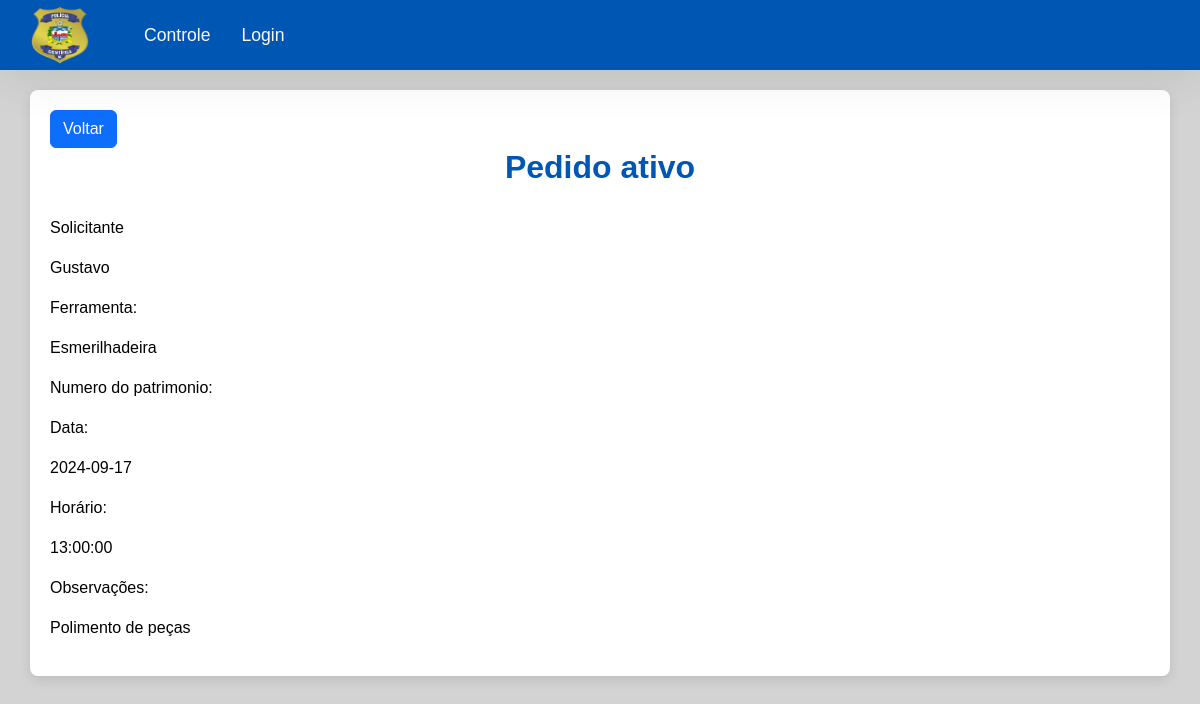
The app's page /show.php?id=7 with its own data.
### tables this page shows
CREATE TABLE `stocks` (
  `id` int(10) UNSIGNED NOT NULL,
  `name` varchar(150) NOT NULL,
  `tool` varchar(20) NOT NULL,
  `observation` text DEFAULT NULL,
  `date_retirada` date NOT NULL,
  `time_retirada` time NOT NULL,
  `date_devolucao` date DEFAULT NULL,
  `time_devolucao` time DEFAULT NULL,
  `devolvido` tinyint(1) NOT NULL,
  `apagado` tinyint(1) NOT NULL,
  `patrimonio` int(11) DEFAULT NULL
);

### config/process.php (called while the page is built, shortened)
<?php
  include_once("connection.php");
  include_once("url.php");
  $data = $_POST;
  if(!empty($data)) {
    if($data["type"] === "create") {
      $name = $data["name"];
      $tool = $data["tool"];
      $patrimonio = $data["patrimonio"];
      $observation = $data["observation"];
      $date_retirada = $data["date_retirada"];
      $time_retirada = $data["time_retirada"];
      $query = "INSERT INTO stocks (name, tool, patrimonio, observation, date_retirada, time_retirada) VALUES (:name, :tool,:patrimonio, :observation, :date_retirada, :time_retirada)";
      $stmt = $conn->prepare($query);
      $stmt->bindParam(":name", $name);
      $stmt->bindParam(":patrimonio", $patrimonio);
      $stmt->bindParam(":tool", $tool);
      $stmt->bindParam(":observation", $observation);
      $stmt->bindParam(param: ":date_retirada", var: $date_retirada);
      $stmt->bindParam(param: ":time_retirada", var: $time_retirada);
      try {
        $stmt->execute();
        $_SESSION["msg"] = "Solicitação concluída com sucesso com sucesso!";
      } catch(PDOException $e) {
        $error = $e->getMessage();
        echo "Erro: $error";
      }
    } else if($data["type"] === "edit") {
      $name = $data["name"];
      $tool = $data["tool"];
      $patrimonio = $data["patrimonio"];
      $observation = $data["observation"];
      $id = $data["id"];
      $query = "UPDATE stocks
                SET name = :name, tool = :tool, patrimonio=:patrimonio, observation = :observation
                WHERE id = :id";
      $stmt = $conn->prepare($query);
      $stmt->bindParam(":name", $name);
      $stmt->bindParam(":tool", $tool);
      $stmt->bindParam(":patrimonio", $patrimonio);
      $stmt->bindParam(":observation", $observation);
      $stmt->bindParam(":id", $id);
      try {
        $stmt->execute();
        $_SESSION["msg"] = "solicitação concluída com sucesso";
      } catch(PDOException $e) {
        $error = $e->getMessage();
        echo "Erro: $error";
      }
    } else if($data["type"] === "delete") {
      $query = "UPDATE stocks SET devolvido = 1, date_devolucao = CURRENT_DATE, time_devolucao = CURRENT_TIME WHERE id = :id";
      $id = $data["id"];
      $stmt = $conn->prepare($query);
      $stmt->bindParam(":id", $id);
      try {
        $stmt->execute();
        $_SESSION["msg"] = "Devolução concluida com sucesso!";
      } catch(PDOException $e) {
        $error = $e->getMessage();
        echo "Erro: $error";
      }
    } else if($data["type"] === "login") {
      $email = $data["email"];
      $senha = $data["senha"];
      $query = "SELECT id, nome, email, senha, is_admin FROM usuarios WHERE email = '$email'";
      $cliente_login = $conn->prepare($query);
      try {
        $cliente_login->execute();
        $cliente_login = $cliente_login->fetch(PDO::FETCH_ASSOC);
      } catch(PDOException $e) {
        $error = $e->getMessage();
        echo "Erro: $error";
      }
      if(!empty($cliente_login)) {
            if(password_verify($senha,$cliente_login['senha'])){
                $token_sessao = bin2hex(random_bytes(32));
                $tempo_validade_token = 3600;
                $data_expiracao = date('Y-m-d H:i:s', time() + $tempo_validade_token);
                $sql = "INSERT INTO sessoes (id, usuario_id, token, data_criacao, data_expiracao) VALUES (NULL, '$cliente_login[id]','$token_sessao', NOW(), '$data_expiracao')";
                $registrar_token = $conn->prepare($sql);
                $registrar_token->execute();
                setcookie('token_sessao',$token_sessao, time() + $tempo_validade_token,  '/');
                $_SESSION['user_id'] = $cliente_login['id'];
                $_SESSION['user_name'] = $cliente_login['nome'];
                $_SESSION['is_admin'] = $cliente_login['is_admin'];
            } else {
                $_SESSION["msg"] = "Senha não confere";
                ?>
                <div class="alert alert-danger col-7 mx-auto" role="alert">
                    Usuário ou senha incorretos
                </div>
            <?php }
        } else {
            $_SESSION["msg"] = "Usuário não encontrado";
            ?>
                <div class="alert alert-danger col-7 mx-auto" role="alert">
                    Usuário ou senha incorretos
                </div>
            <?php
        }
    } else if($data["type"] === "cadastrar-usuario") {
      $name = $data["nome"];
      $email = $data["email"];
      $senha = $data["senha"];
      $confirma_senha = $data["confirma-senha"];
      if ($senha != $confirma_senha) {
        $_SESSION['msg'] = "As senhas não são iguais";
      } else {
        $query = "SELECT id FROM usuarios WHERE email = :email";
        $busca_usuario = $conn->prepare($query);
        $busca_usuario->bindParam(":email", $email);
        try {
          $busca_usuario->execute();
          $busca_usuario = $busca_usuario->fetch(PDO::FETCH_ASSOC);
        } catch(PDOException $e) {
          $error = $e->getMessage();
          echo "Erro: $error";
        }
        if (empty($busca_usuario)) {
          $senha = password_hash($senha,PASSWORD_DEFAULT);
          $query = "INSERT INTO usuarios (id, nome, email, senha, is_admin, apagado) VALUES (NULL, :nome, :email, :senha, 0, 0)";
          $stmt = $conn->prepare($query);
          $stmt->bindParam(":nome", $name);
          $stmt->bindParam(":email", $email);
          $stmt->bindParam(":senha", $senha);
          try {
            $stmt->execute();
            $_SESSION["msg"] = "Usuário Cadastrado com sucesso";
          } catch(PDOException $e) {
            $error = $e->getMessage();
            echo "Erro: $error";
          }
        } else {
          $_SESSION["msg"] = "E-mail já cadastrado";
        }
      }
    } else if($data["type"] === "alterar-senha") {
      $user_id = $_SESSION['user_id'];
      $senha_atual = $data["senha-atual"];
      $nova_senha = $data["nova-senha"];
      $confirma_senha = $data["confirma-senha"];
      $query = "SELECT id, senha FROM usuarios WHERE id = $user_id";
      $cliente_altera_senha = $conn->prepare($query);
      try {
        $cliente_altera_senha->execute();
        $cliente_altera_senha = $cliente_altera_senha->fetch(PDO::FETCH_ASSOC);
      } catch(PDOException $e) {
        $error = $e->getMessage();
        echo "Erro: $error";
      }
      if(!empty($cliente_altera_senha)) {
            if(password_verify($senha_atual, $cliente_altera_senha['senha'])){
              if ($nova_senha == $confirma_senha) {
                $nova_senha = password_hash($nova_senha,PASSWORD_DEFAULT);
                $query = "UPDATE usuarios SET senha = :nova_senha WHERE id = $user_id";
                $stmt = $conn->prepare($query);
                $stmt->bindParam(":nova_senha",$nova_senha);
                try {
                  $stmt->execute();
                  $_SESSION['msg'] = "Senha alterada com sucesso";
                } catch (PDOException $e){
                  $error = $e->getMessage();
                  echo "Erro: $error";
                }
              } else {
                $_SESSION['msg'] = "A nova senha informada foi digitada diferente";
              }
            } else {
                $_SESSION["msg"] = "Senha não confere";
                ?>
                <div class="alert alert-danger col-7 mx-auto" role="alert">
                    Usuário ou senha incorretos
                </div>
            <?php }
        } else {
            $_SESSION["msg"] = "Usuário não encontrado";
            ?>
                <div class="alert alert-danger col-7 mx-auto" role="alert">
                    Usuário ou senha incorretos
                </div>
            <?php
        }
    } else if($data["type"] === "reset-senha") {
      $email_reset = $data['email-reset'];
      $nova_senha = $data["nova-senha"];
      $confirma_senha = $data["confirma-senha"];
      $query = "SELECT id, senha FROM usuarios WHERE email = '$email_reset'";
      $cliente_reset_senha = $conn->prepare($query);
      try {
        $cliente_reset_senha->execute();
        $cliente_reset_senha = $cliente_reset_senha->fetch(PDO::FETCH_ASSOC);
      } catch(PDOException $e) {
        $error = $e->getMessage();
        echo "Erro: $error";
      }
      if(!empty($cliente_reset_senha)) {
        if ($nova_senha == $confirma_senha) {
          $nova_senha = password_hash($nova_senha,PASSWORD_DEFAULT);
          $query = "UPDATE usuarios SET senha = :nova_senha WHERE id = :cliente_reset_id";
          $stmt = $conn->prepare($query);
          $stmt->bindParam(":nova_senha",$nova_senha);
          $stmt->bindParam(":cliente_reset_id",$cliente_reset_senha['id']);
          try {
            $stmt->execute();
            $_SESSION['msg'] = "Senha alterada com sucesso";
          } catch (PDOException $e){
            $error = $e->getMessage();
            echo "Erro: $error";
          }
        } else {
          $_SESSION['msg'] = "A nova senha informada foi digitada diferente";
        }
        } else {
            $_SESSION["msg"] = "Usuário não encontrado";
            ?>
                <div class="alert alert-danger col-7 mx-auto" role="alert">
                    Usuário ou senha incorretos
                </div>
            <?php
        }
    }
    header("Location:" . $BASE_URL . "../index.php");
  } else {
    if(!empty($_GET)) {
      $id = $_GET["id"];
    }
    if(!empty($id)) {
      $query = "SELECT * FROM stocks WHERE id = :id";
      $stmt = $conn->prepare($query);
      $stmt->bindParam(":id", $id);
      $stmt->execute();
      $stock = $stmt->fetch();
    } else {
      $stock = [];
      $query = "SELECT * FROM stocks WHERE devolvido = 0";
      $stmt = $conn->prepare($query);
      $stmt->execute();
      $stock = $stmt->fetchAll();
    }
  }

### show.php (the view, shortened to what this page needs)
<?php
  include_once("templates/header.php");
?>
  <div class="container" id="view-contact-container">
    <H1 id="main-title" >Pedido ativo</H1>
    <P class="bold">Solicitante</P>
    <p><?= $stock["name"] ?></p>
    <p class="bold">Ferramenta:</p>
    <p><?= $stock["tool"] ?></p>
    <p class="bold">Numero do patrimonio:</p>
    <p class="bold">Data:</p>
    <p><?= $stock["date_retirada"] ?></p>
    <p class="bold">Horário:</p>
    <p><?= $stock["time_retirada"] ?></p>
    <p class="bold">Observações:</p>
    <p><?= $stock["observation"] ?></p>
  </div>
<?php
  include_once("templates/footer.php");
?>

### css/styles.css (style rules this page uses)
:root { --cor-de-fundo: lightgray; --cor-secundaria: #A67B5B; --cor-terciaria: #0056b3; --cor-da-fonte: #000000; --cor-border: #0056b3; --cor-btn-bg: #149c32; --cor-btn-bg-hover: #0f6e23; --cor-btn-border: transparent; --cor-btn-fonte: #ffffff; }
body { background-color: var(--cor-de-fundo); font-family: 'Arial', sans-serif; color: var(--cor-da-fonte); }
.container { margin-top: 20px; background-color: #fff; padding: 20px; border-radius: 8px; box-shadow: 0 4px 12px rgba(0, 0, 0, 0.1); }
#main-title { text-align: center; color: var(--cor-terciaria); margin-bottom: 30px; font-size: 2rem; font-weight: bold; }

### records on screen
stocks: name "Gustavo", tool "Esmerilhadeira", date_retirada "2024-09-17", time_retirada "13:00:00", observation "Polimento de peças"
